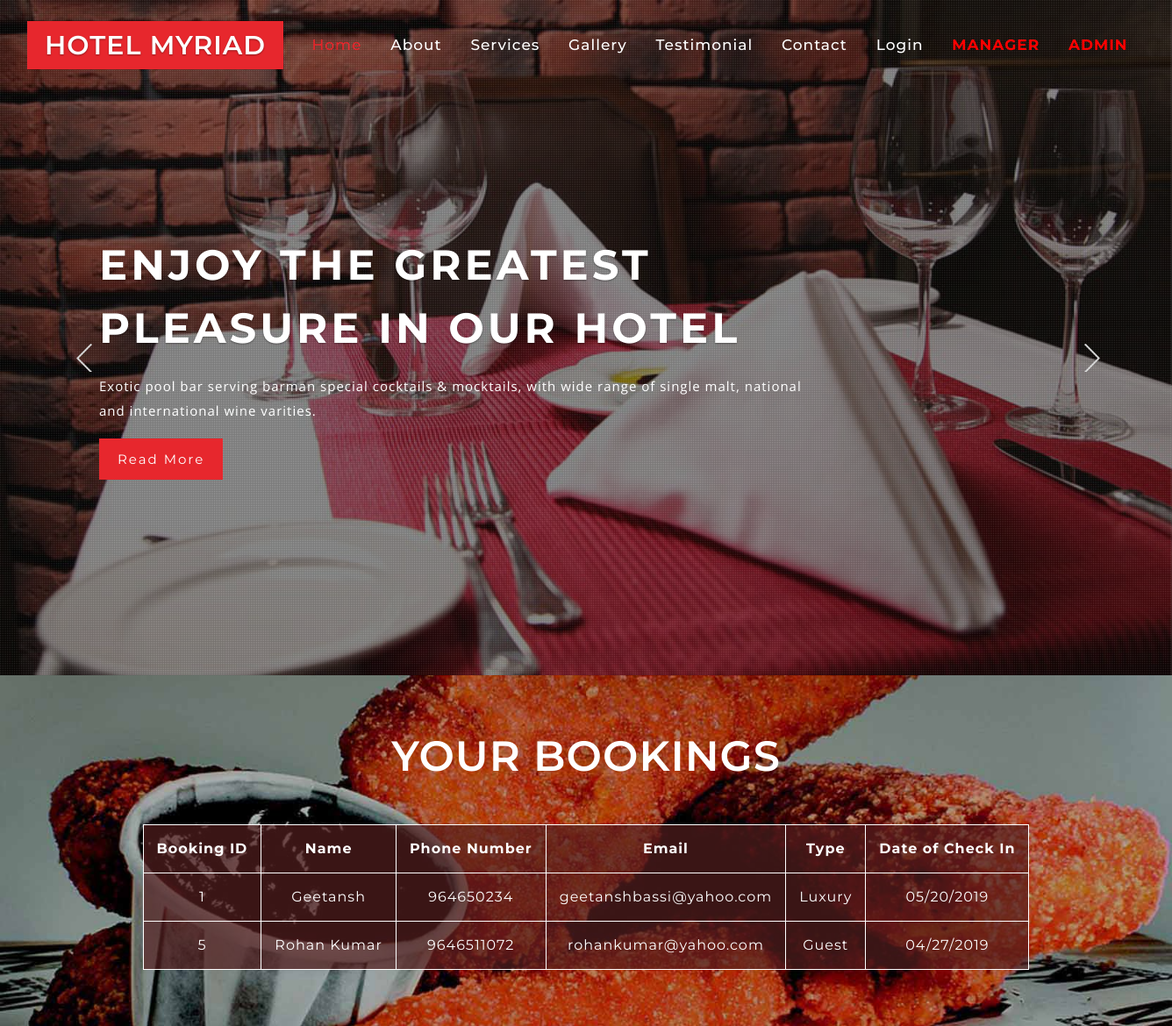
/checkchanges.php (signed in), run on the app's committed database.
### tables this page shows
CREATE TABLE `book` (
  `id` int(10) NOT NULL,
  `cid` int(10) NOT NULL,
  `name` varchar(50) NOT NULL,
  `phn` varchar(10) NOT NULL,
  `email` varchar(50) NOT NULL,
  `type` varchar(50) NOT NULL,
  `date` varchar(20) NOT NULL
);

### checkchanges.php (the view, shortened to what this page needs)
<!DOCTYPE html>
<html lang="zxx">
   <head>
      <link href="css/bootstrap.css" rel="stylesheet" type="text/css" media="all">
     <link rel="stylesheet" href="css/fontawesome-all.css">
	  <link href="css/simpleLightbox.css" rel='stylesheet' type='text/css' />
	  <link rel="stylesheet" href="css/flexslider.css" type="text/css" media="screen" property="" />
      <link href="css/style.css" rel='stylesheet' type='text/css' media="all">
   </head>
   <body>
<header>
	<div class="top-nav">
		<div class="container-fluid">
			<nav class="navbar navbar-expand-lg navbar-light">
				<a class="navbar-brand text-uppercase" href="index.php">Hotel Myriad</a>
				<div class="collapse navbar-collapse justify-content-center pr-md-4" id="navbarSupportedContent">
					<ul class="navbar-nav ml-auto">
						<li class="nav-item active">
							<a class="nav-link" href="index.php">Home <span class="sr-only">(current)</span></a>
						</li>
						<li class="nav-item">
							<a class="nav-link" href="index.php">About</a>
						</li>
						<li class="nav-item">
							<a class="nav-link" href="index.php">Services</a>
						</li>
						<li class="nav-item">
							<a class="nav-link" href="index.php">Gallery</a>
						</li>
						<li class="nav-item">
							<a class="nav-link" href="index.php">Testimonial</a>
						</li>
						<li class="nav-item">
							<a class="nav-link" href="index.php">Contact</a>
						</li>
						<li class="nav-item">
							<a class="nav-link" href="login.php">Login</a>
						</li>
						<li class="nav-item">
							<a class="nav-link" style="font-weight:bold; color:red;" href="manager.php">MANAGER</a>
						</li>
						<li class="nav-item">
							<a class="nav-link" style="font-weight:bold; color:red;" href="admin.php" >ADMIN</a>
						</li>
					</ul>
				</div>
			</nav>
		</div>
	</div>
</header>
<div class="slider">
	<div class="callbacks_container">
		<ul class="rslides callbacks callbacks1" id="slider4">
			<li>
				<div class="slider-img1">
					<div class="dot">
						<div class="container">
							<div class="slider_banner_info_w3ls">
								<h1 class="text-uppercase mb-3">Enjoy the greatest pleasure in our hotel </h1>
								<p>Exotic pool bar serving barman special cocktails & mocktails, with wide range of single
								malt, national and international wine varities.</p>
								<a href="single.html" class="read" data-toggle="modal" data-target="#exampleModalCenter" role="button">Read more </a>
							</div>
						</div>
					</div>
				</div>
			</li>
				</div>
</div>
<section class="appointment py-5" id="manager">
	<div class="test_agile_info">
		<div class="container py-md-3">
		 <div class="w3-head-all mb-3 w3-head-col">
		         <h3>YOUR BOOKINGS</h3>
		       </div>
				<?php
					$link=mysqli_connect("localhost","root","","geetansh_web");
					$cid=$_SESSION['cid'];
					$sql="SELECT * FROM book WHERE cid=".$cid."";
					if($result=mysqli_query($link,$sql))
					{
						if(mysqli_num_rows($result)>0)
						{
							echo"<table border=1px cellpadding=15 cellspacing=5 bordercolor=white>";
								echo"<tr>";
								echo"<th>Booking ID</th>";
								echo"<th>Name</th>";
								echo"<th>Phone Number</th>";
								echo"<th>Email</th>";
								echo"<th>Type</th>";
								echo"<th>Date of Check In</th>";
								echo"</tr>";
							while($row=mysqli_fetch_array($result))
							{
								echo"<tr class=tr1>";
								echo"<td>".$row['id']."</td>";
								echo"<td>".$row['name']."</td>";
								echo"<td>".$row['phn']."</td>";
								echo"<td>".$row['email']."</td>";
								echo"<td>".$row['type']."</td>";
								echo"<td>".$row['date']."</td>";
								echo"</tr>";
							}
							echo"</table>";
						}
					}
				?>
		</div>
	</div>
</section>
				<link rel="stylesheet" href="css/jquery-ui.css" />
	     </body>
</html>

### css/style.css (style rules this page uses)
html, body { padding: 0; margin: 0; background: #fff; letter-spacing: 1px; font-family: 'Montserrat', sans-serif; }
body a { outline: none; transition: 0.5s all; -webkit-transition: 0.5s all; -moz-transition: 0.5s all; -o-transition: 0.5s all; -ms-transition: 0.5s all; text-decoration: none; }
table { background:rgba(83, 30, 30, 0.7); margin:auto; }
td,th { color:white; text-align:center; }
h1, h2, h3, h4, h5, h6 { margin: 0; padding: 0; font-family: 'Montserrat', sans-serif; letter-spacing: 1px; }
p { margin: 0; padding: 0; letter-spacing: 1px; font-family: 'Open Sans', sans-serif; }
ul { margin: 0; padding: 0; list-style-type: none; }
.top-nav { position: absolute; z-index: 9; width: 100%; padding: 1em 0; }
.navbar-light .navbar-nav .show > .nav-link, .navbar-light .navbar-nav .active > .nav-link, .navbar-light .navbar-nav .nav-link.show, .navbar-light .navbar-nav .nav-link.active { color:#e7272d; }
.navbar-light .navbar-nav .nav-link { color: #fff; font-size: 17px; margin: 0 .2em; padding: 10px 12px; border: 1px solid transparent; font-weight: 500; }
.navbar-light .navbar-brand,.navbar-light .navbar-brand:hover, .navbar-light .navbar-brand:focus { color: #fff; font-size: 30px; font-weight: 600; letter-spacing: 1px; padding: 5px 20px; position: relative; text-shadow: 0 1px 2px rgba(0, 0, 0, 0.37); background: #e7272d; }
.callbacks_container { position: relative; float: left; width: 100%; }
.callbacks { position: relative; list-style: none; overflow: hidden; width: 100%; padding: 0; margin: 0; }
.callbacks li { position: absolute; width: 100%; }
.rslides { position: relative; list-style: none; overflow: hidden; width: 100%; padding: 0; }
.rslides li { -webkit-backface-visibility: hidden; position: absolute; display: none; width: 100%; left: 0; top: 0; }
.rslides li { position: relative; display: block; float: left; }
.slider_banner_info_w3ls { padding-top: 24%; width: 75%; }
.slider_banner_info_w3ls h4,.slider_banner_info_w3ls h1,.slider_banner_info_w3ls h2 { font-size: 3em; line-height: 1.5em; color: #fff; letter-spacing: 4px; text-shadow: 0 1px 2px rgba(0, 0, 0, 0.37); font-family: 'Montserrat', sans-serif; font-weight: 700; }
.slider_banner_info_w3ls a.read { color: #fff; font-size: 15px; text-transform: capitalize; letter-spacing: 2px; border: 1px solid #e7272d; padding: 13px 20px; background: #e7272d; }
.dot { position: absolute; top: 0; left: 0; width: 100%; height: 100%; background: url(../images/dott.png)repeat 0px 0px; background-size: 2px; -webkit-background-size: 2px; -moz-background-size: 2px; -o-background-size: 2px; -ms-background-size: 2px; }
.slider-img1 { background: url(../images/ban7.jpg) no-repeat 0px 0px; }
.slider-img1,.slider-img2,.slider-img3,.slider-img4 { background-size: cover; -webkit-background-size: cover; -o-background-size: cover; -moz-background-size: cover; -ms-background-size: cover; min-height: 770px; }
.slider_banner_info_w3ls p { font-size: 15px; color: #fff; line-height: 28px; width: 100%; letter-spacing: 1px; margin-bottom: 2em; }
.w3-head-all h3 { font-size: 3em; color: #262c38; letter-spacing: 1px; margin-bottom: 1em; font-weight: 600; text-align: center; text-transform: uppercase; }
.w3-head-col h3 { color: #fff; }
.appointment { background: url(../images/book3.jpg) no-repeat 0px 0px; background-size: cover; background-position: center; }

### data on the page
book: id "1", name "Geetansh", phn "964650234", email "geetanshbassi@yahoo.com", type "Luxury", date "05/20/2019"
book: id "5", name "Rohan Kumar", phn "9646511072", email "rohankumar@yahoo.com", type "Guest", date "04/27/2019"
